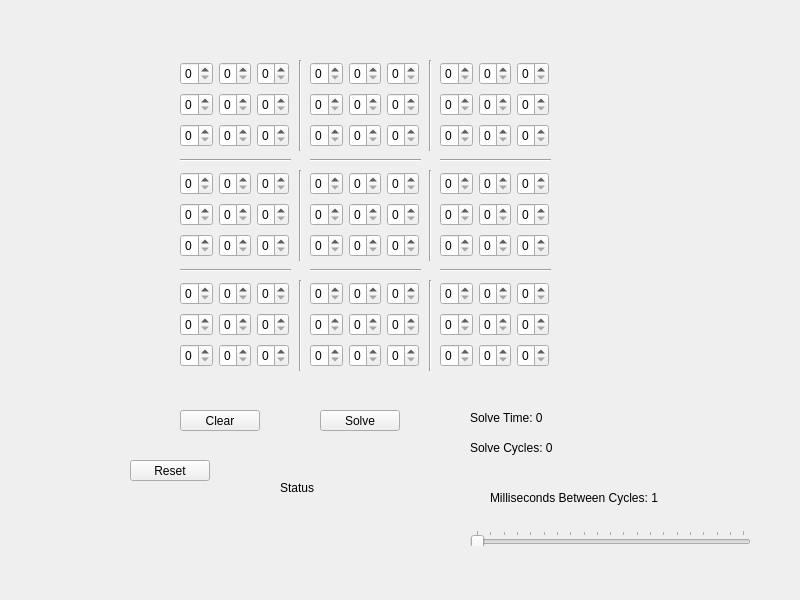
<?xml version="1.0" encoding="UTF-8"?>
<ui version="4.0">
 <class>SudokuSolver</class>
 <widget class="QWidget" name="SudokuSolver">
  <property name="geometry">
   <rect>
    <x>0</x>
    <y>0</y>
    <width>800</width>
    <height>600</height>
   </rect>
  </property>
  <property name="windowTitle">
   <string>SudokuSolver</string>
  </property>
  <widget class="QPushButton" name="solveButton">
   <property name="geometry">
    <rect>
     <x>320</x>
     <y>410</y>
     <width>80</width>
     <height>21</height>
    </rect>
   </property>
   <property name="text">
    <string>Solve</string>
   </property>
  </widget>
  <widget class="Line" name="line">
   <property name="geometry">
    <rect>
     <x>180</x>
     <y>150</y>
     <width>111</width>
     <height>20</height>
    </rect>
   </property>
   <property name="orientation">
    <enum>Qt::Horizontal</enum>
   </property>
  </widget>
  <widget class="Line" name="horizontalLine1">
   <property name="geometry">
    <rect>
     <x>290</x>
     <y>60</y>
     <width>20</width>
     <height>91</height>
    </rect>
   </property>
   <property name="orientation">
    <enum>Qt::Vertical</enum>
   </property>
  </widget>
  <widget class="QWidget" name="layoutWidget">
   <property name="geometry">
    <rect>
     <x>180</x>
     <y>60</y>
     <width>109</width>
     <height>89</height>
    </rect>
   </property>
   <layout class="QVBoxLayout" name="region00">
    <item>
     <layout class="QHBoxLayout" name="horizontalLayout">
      <item>
       <widget class="QSpinBox" name="cell00">
        <property name="enabled">
         <bool>true</bool>
        </property>
        <property name="maximum">
         <number>9</number>
        </property>
        <property name="value">
         <number>0</number>
        </property>
       </widget>
      </item>
      <item>
       <widget class="QSpinBox" name="cell10">
        <property name="enabled">
         <bool>true</bool>
        </property>
        <property name="maximum">
         <number>9</number>
        </property>
        <property name="value">
         <number>0</number>
        </property>
       </widget>
      </item>
      <item>
       <widget class="QSpinBox" name="cell20">
        <property name="enabled">
         <bool>true</bool>
        </property>
        <property name="maximum">
         <number>9</number>
        </property>
        <property name="value">
         <number>0</number>
        </property>
       </widget>
      </item>
     </layout>
    </item>
    <item>
     <layout class="QHBoxLayout" name="horizontalLayout_2">
      <item>
       <widget class="QSpinBox" name="cell01">
        <property name="enabled">
         <bool>true</bool>
        </property>
        <property name="maximum">
         <number>9</number>
        </property>
        <property name="value">
         <number>0</number>
        </property>
       </widget>
      </item>
      <item>
       <widget class="QSpinBox" name="cell11">
        <property name="enabled">
         <bool>true</bool>
        </property>
        <property name="maximum">
         <number>9</number>
        </property>
        <property name="value">
         <number>0</number>
        </property>
       </widget>
      </item>
      <item>
       <widget class="QSpinBox" name="cell21">
        <property name="enabled">
         <bool>true</bool>
        </property>
        <property name="maximum">
         <number>9</number>
        </property>
        <property name="value">
         <number>0</number>
        </property>
       </widget>
      </item>
     </layout>
    </item>
    <item>
     <layout class="QHBoxLayout" name="horizontalLayout_3">
      <item>
       <widget class="QSpinBox" name="cell02">
        <property name="enabled">
         <bool>true</bool>
        </property>
        <property name="maximum">
         <number>9</number>
        </property>
        <property name="value">
         <number>0</number>
        </property>
       </widget>
      </item>
      <item>
       <widget class="QSpinBox" name="cell12">
        <property name="enabled">
         <bool>true</bool>
        </property>
        <property name="maximum">
         <number>9</number>
        </property>
        <property name="value">
         <number>0</number>
        </property>
       </widget>
      </item>
      <item>
       <widget class="QSpinBox" name="cell22">
        <property name="enabled">
         <bool>true</bool>
        </property>
        <property name="maximum">
         <number>9</number>
        </property>
        <property name="value">
         <number>0</number>
        </property>
       </widget>
      </item>
     </layout>
    </item>
   </layout>
  </widget>
  <widget class="Line" name="horizontalLine1_2">
   <property name="geometry">
    <rect>
     <x>420</x>
     <y>60</y>
     <width>20</width>
     <height>91</height>
    </rect>
   </property>
   <property name="orientation">
    <enum>Qt::Vertical</enum>
   </property>
  </widget>
  <widget class="QWidget" name="layoutWidget_3">
   <property name="geometry">
    <rect>
     <x>310</x>
     <y>60</y>
     <width>109</width>
     <height>89</height>
    </rect>
   </property>
   <layout class="QVBoxLayout" name="region10">
    <item>
     <layout class="QHBoxLayout" name="horizontalLayout_4">
      <item>
       <widget class="QSpinBox" name="cell30">
        <property name="enabled">
         <bool>true</bool>
        </property>
        <property name="maximum">
         <number>9</number>
        </property>
        <property name="value">
         <number>0</number>
        </property>
       </widget>
      </item>
      <item>
       <widget class="QSpinBox" name="cell40">
        <property name="enabled">
         <bool>true</bool>
        </property>
        <property name="maximum">
         <number>9</number>
        </property>
        <property name="value">
         <number>0</number>
        </property>
       </widget>
      </item>
      <item>
       <widget class="QSpinBox" name="cell50">
        <property name="enabled">
         <bool>true</bool>
        </property>
        <property name="maximum">
         <number>9</number>
        </property>
        <property name="value">
         <number>0</number>
        </property>
       </widget>
      </item>
     </layout>
    </item>
    <item>
     <layout class="QHBoxLayout" name="horizontalLayout_5">
      <item>
       <widget class="QSpinBox" name="cell31">
        <property name="enabled">
         <bool>true</bool>
        </property>
        <property name="maximum">
         <number>9</number>
        </property>
        <property name="value">
         <number>0</number>
        </property>
       </widget>
      </item>
      <item>
       <widget class="QSpinBox" name="cell41">
        <property name="enabled">
         <bool>true</bool>
        </property>
        <property name="maximum">
         <number>9</number>
        </property>
        <property name="value">
         <number>0</number>
        </property>
       </widget>
      </item>
      <item>
       <widget class="QSpinBox" name="cell51">
        <property name="enabled">
         <bool>true</bool>
        </property>
        <property name="maximum">
         <number>9</number>
        </property>
        <property name="value">
         <number>0</number>
        </property>
       </widget>
      </item>
     </layout>
    </item>
    <item>
     <layout class="QHBoxLayout" name="horizontalLayout_6">
      <item>
       <widget class="QSpinBox" name="cell32">
        <property name="enabled">
         <bool>true</bool>
        </property>
        <property name="maximum">
         <number>9</number>
        </property>
        <property name="value">
         <number>0</number>
        </property>
       </widget>
      </item>
      <item>
       <widget class="QSpinBox" name="cell42">
        <property name="enabled">
         <bool>true</bool>
        </property>
        <property name="maximum">
         <number>9</number>
        </property>
        <property name="value">
         <number>0</number>
        </property>
       </widget>
      </item>
      <item>
       <widget class="QSpinBox" name="cell52">
        <property name="enabled">
         <bool>true</bool>
        </property>
        <property name="maximum">
         <number>9</number>
        </property>
        <property name="value">
         <number>0</number>
        </property>
       </widget>
      </item>
     </layout>
    </item>
   </layout>
  </widget>
  <widget class="QWidget" name="layoutWidget_4">
   <property name="geometry">
    <rect>
     <x>440</x>
     <y>60</y>
     <width>109</width>
     <height>89</height>
    </rect>
   </property>
   <layout class="QVBoxLayout" name="region20">
    <item>
     <layout class="QHBoxLayout" name="horizontalLayout_10">
      <item>
       <widget class="QSpinBox" name="cell60">
        <property name="enabled">
         <bool>true</bool>
        </property>
        <property name="maximum">
         <number>9</number>
        </property>
        <property name="value">
         <number>0</number>
        </property>
       </widget>
      </item>
      <item>
       <widget class="QSpinBox" name="cell70">
        <property name="enabled">
         <bool>true</bool>
        </property>
        <property name="maximum">
         <number>9</number>
        </property>
        <property name="value">
         <number>0</number>
        </property>
       </widget>
      </item>
      <item>
       <widget class="QSpinBox" name="cell80">
        <property name="enabled">
         <bool>true</bool>
        </property>
        <property name="maximum">
         <number>9</number>
        </property>
        <property name="value">
         <number>0</number>
        </property>
       </widget>
      </item>
     </layout>
    </item>
    <item>
     <layout class="QHBoxLayout" name="horizontalLayout_11">
      <item>
       <widget class="QSpinBox" name="cell61">
        <property name="enabled">
         <bool>true</bool>
        </property>
        <property name="maximum">
         <number>9</number>
        </property>
        <property name="value">
         <number>0</number>
        </property>
       </widget>
      </item>
      <item>
       <widget class="QSpinBox" name="cell71">
        <property name="enabled">
         <bool>true</bool>
        </property>
        <property name="maximum">
         <number>9</number>
        </property>
        <property name="value">
         <number>0</number>
        </property>
       </widget>
      </item>
      <item>
       <widget class="QSpinBox" name="cell81">
        <property name="enabled">
         <bool>true</bool>
        </property>
        <property name="maximum">
         <number>9</number>
        </property>
        <property name="value">
         <number>0</number>
        </property>
       </widget>
      </item>
     </layout>
    </item>
    <item>
     <layout class="QHBoxLayout" name="horizontalLayout_12">
      <item>
       <widget class="QSpinBox" name="cell62">
        <property name="enabled">
         <bool>true</bool>
        </property>
        <property name="maximum">
         <number>9</number>
        </property>
        <property name="value">
         <number>0</number>
        </property>
       </widget>
      </item>
      <item>
       <widget class="QSpinBox" name="cell72">
        <property name="enabled">
         <bool>true</bool>
        </property>
        <property name="maximum">
         <number>9</number>
        </property>
        <property name="value">
         <number>0</number>
        </property>
       </widget>
      </item>
      <item>
       <widget class="QSpinBox" name="cell82">
        <property name="enabled">
         <bool>true</bool>
        </property>
        <property name="maximum">
         <number>9</number>
        </property>
        <property name="value">
         <number>0</number>
        </property>
       </widget>
      </item>
     </layout>
    </item>
   </layout>
  </widget>
  <widget class="QWidget" name="layoutWidget_5">
   <property name="geometry">
    <rect>
     <x>180</x>
     <y>170</y>
     <width>109</width>
     <height>89</height>
    </rect>
   </property>
   <layout class="QVBoxLayout" name="region01">
    <item>
     <layout class="QHBoxLayout" name="horizontalLayout_13">
      <item>
       <widget class="QSpinBox" name="cell03">
        <property name="enabled">
         <bool>true</bool>
        </property>
        <property name="maximum">
         <number>9</number>
        </property>
        <property name="value">
         <number>0</number>
        </property>
       </widget>
      </item>
      <item>
       <widget class="QSpinBox" name="cell13">
        <property name="enabled">
         <bool>true</bool>
        </property>
        <property name="maximum">
         <number>9</number>
        </property>
        <property name="value">
         <number>0</number>
        </property>
       </widget>
      </item>
      <item>
       <widget class="QSpinBox" name="cell23">
        <property name="enabled">
         <bool>true</bool>
        </property>
        <property name="maximum">
         <number>9</number>
        </property>
        <property name="value">
         <number>0</number>
        </property>
       </widget>
      </item>
     </layout>
    </item>
    <item>
     <layout class="QHBoxLayout" name="horizontalLayout_14">
      <item>
       <widget class="QSpinBox" name="cell04">
        <property name="enabled">
         <bool>true</bool>
        </property>
        <property name="maximum">
         <number>9</number>
        </property>
        <property name="value">
         <number>0</number>
        </property>
       </widget>
      </item>
      <item>
       <widget class="QSpinBox" name="cell14">
        <property name="enabled">
         <bool>true</bool>
        </property>
        <property name="maximum">
         <number>9</number>
        </property>
        <property name="value">
         <number>0</number>
        </property>
       </widget>
      </item>
      <item>
       <widget class="QSpinBox" name="cell24">
        <property name="enabled">
         <bool>true</bool>
        </property>
        <property name="maximum">
         <number>9</number>
        </property>
        <property name="value">
         <number>0</number>
        </property>
       </widget>
      </item>
     </layout>
    </item>
    <item>
     <layout class="QHBoxLayout" name="horizontalLayout_15">
      <item>
       <widget class="QSpinBox" name="cell05">
        <property name="enabled">
         <bool>true</bool>
        </property>
        <property name="maximum">
         <number>9</number>
        </property>
        <property name="value">
         <number>0</number>
        </property>
       </widget>
      </item>
      <item>
       <widget class="QSpinBox" name="cell15">
        <property name="enabled">
         <bool>true</bool>
        </property>
        <property name="maximum">
         <number>9</number>
        </property>
        <property name="value">
         <number>0</number>
        </property>
       </widget>
      </item>
      <item>
       <widget class="QSpinBox" name="cell25">
        <property name="enabled">
         <bool>true</bool>
        </property>
        <property name="maximum">
         <number>9</number>
        </property>
        <property name="value">
         <number>0</number>
        </property>
       </widget>
      </item>
     </layout>
    </item>
   </layout>
  </widget>
  <widget class="QWidget" name="layoutWidget_6">
   <property name="geometry">
    <rect>
     <x>310</x>
     <y>170</y>
     <width>109</width>
     <height>89</height>
    </rect>
   </property>
   <layout class="QVBoxLayout" name="region11">
    <item>
     <layout class="QHBoxLayout" name="horizontalLayout_16">
      <item>
       <widget class="QSpinBox" name="cell33">
        <property name="enabled">
         <bool>true</bool>
        </property>
        <property name="maximum">
         <number>9</number>
        </property>
        <property name="value">
         <number>0</number>
        </property>
       </widget>
      </item>
      <item>
       <widget class="QSpinBox" name="cell43">
        <property name="enabled">
         <bool>true</bool>
        </property>
        <property name="maximum">
         <number>9</number>
        </property>
        <property name="value">
         <number>0</number>
        </property>
       </widget>
      </item>
      <item>
       <widget class="QSpinBox" name="cell53">
        <property name="enabled">
         <bool>true</bool>
        </property>
        <property name="maximum">
         <number>9</number>
        </property>
        <property name="value">
         <number>0</number>
        </property>
       </widget>
      </item>
     </layout>
    </item>
    <item>
     <layout class="QHBoxLayout" name="horizontalLayout_17">
      <item>
       <widget class="QSpinBox" name="cell34">
        <property name="enabled">
         <bool>true</bool>
        </property>
        <property name="maximum">
         <number>9</number>
        </property>
        <property name="value">
         <number>0</number>
        </property>
       </widget>
      </item>
      <item>
       <widget class="QSpinBox" name="cell44">
        <property name="enabled">
         <bool>true</bool>
        </property>
        <property name="maximum">
         <number>9</number>
        </property>
        <property name="value">
         <number>0</number>
        </property>
       </widget>
      </item>
      <item>
       <widget class="QSpinBox" name="cell54">
        <property name="enabled">
         <bool>true</bool>
        </property>
        <property name="maximum">
         <number>9</number>
        </property>
        <property name="value">
         <number>0</number>
        </property>
       </widget>
      </item>
     </layout>
    </item>
    <item>
     <layout class="QHBoxLayout" name="horizontalLayout_18">
      <item>
       <widget class="QSpinBox" name="cell35">
        <property name="enabled">
         <bool>true</bool>
        </property>
        <property name="maximum">
         <number>9</number>
        </property>
        <property name="value">
         <number>0</number>
        </property>
       </widget>
      </item>
      <item>
       <widget class="QSpinBox" name="cell45">
        <property name="enabled">
         <bool>true</bool>
        </property>
        <property name="maximum">
         <number>9</number>
        </property>
        <property name="value">
         <number>0</number>
        </property>
       </widget>
      </item>
      <item>
       <widget class="QSpinBox" name="cell55">
        <property name="enabled">
         <bool>true</bool>
        </property>
        <property name="maximum">
         <number>9</number>
        </property>
        <property name="value">
         <number>0</number>
        </property>
       </widget>
      </item>
     </layout>
    </item>
   </layout>
  </widget>
  <widget class="QWidget" name="layoutWidget_7">
   <property name="geometry">
    <rect>
     <x>440</x>
     <y>170</y>
     <width>109</width>
     <height>89</height>
    </rect>
   </property>
   <layout class="QVBoxLayout" name="region21">
    <item>
     <layout class="QHBoxLayout" name="horizontalLayout_19">
      <item>
       <widget class="QSpinBox" name="cell63">
        <property name="enabled">
         <bool>true</bool>
        </property>
        <property name="maximum">
         <number>9</number>
        </property>
        <property name="value">
         <number>0</number>
        </property>
       </widget>
      </item>
      <item>
       <widget class="QSpinBox" name="cell73">
        <property name="enabled">
         <bool>true</bool>
        </property>
        <property name="maximum">
         <number>9</number>
        </property>
        <property name="value">
         <number>0</number>
        </property>
       </widget>
      </item>
      <item>
       <widget class="QSpinBox" name="cell83">
        <property name="enabled">
         <bool>true</bool>
        </property>
        <property name="maximum">
         <number>9</number>
        </property>
        <property name="value">
         <number>0</number>
        </property>
       </widget>
      </item>
     </layout>
    </item>
    <item>
     <layout class="QHBoxLayout" name="horizontalLayout_20">
      <item>
       <widget class="QSpinBox" name="cell64">
        <property name="enabled">
         <bool>true</bool>
        </property>
        <property name="maximum">
         <number>9</number>
        </property>
        <property name="value">
         <number>0</number>
        </property>
       </widget>
      </item>
      <item>
       <widget class="QSpinBox" name="cell74">
        <property name="enabled">
         <bool>true</bool>
        </property>
        <property name="maximum">
         <number>9</number>
        </property>
        <property name="value">
         <number>0</number>
        </property>
       </widget>
      </item>
      <item>
       <widget class="QSpinBox" name="cell84">
        <property name="enabled">
         <bool>true</bool>
        </property>
        <property name="maximum">
         <number>9</number>
        </property>
        <property name="value">
         <number>0</number>
        </property>
       </widget>
      </item>
     </layout>
    </item>
    <item>
     <layout class="QHBoxLayout" name="horizontalLayout_21">
      <item>
       <widget class="QSpinBox" name="cell65">
        <property name="enabled">
         <bool>true</bool>
        </property>
        <property name="maximum">
         <number>9</number>
        </property>
        <property name="value">
         <number>0</number>
        </property>
       </widget>
      </item>
      <item>
       <widget class="QSpinBox" name="cell75">
        <property name="enabled">
         <bool>true</bool>
        </property>
        <property name="maximum">
         <number>9</number>
        </property>
        <property name="value">
         <number>0</number>
        </property>
       </widget>
      </item>
      <item>
       <widget class="QSpinBox" name="cell85">
        <property name="enabled">
         <bool>true</bool>
        </property>
        <property name="maximum">
         <number>9</number>
        </property>
        <property name="value">
         <number>0</number>
        </property>
       </widget>
      </item>
     </layout>
    </item>
   </layout>
  </widget>
  <widget class="QWidget" name="layoutWidget_8">
   <property name="geometry">
    <rect>
     <x>180</x>
     <y>280</y>
     <width>109</width>
     <height>89</height>
    </rect>
   </property>
   <layout class="QVBoxLayout" name="region02">
    <item>
     <layout class="QHBoxLayout" name="horizontalLayout_22">
      <item>
       <widget class="QSpinBox" name="cell06">
        <property name="enabled">
         <bool>true</bool>
        </property>
        <property name="maximum">
         <number>9</number>
        </property>
        <property name="value">
         <number>0</number>
        </property>
       </widget>
      </item>
      <item>
       <widget class="QSpinBox" name="cell16">
        <property name="enabled">
         <bool>true</bool>
        </property>
        <property name="maximum">
         <number>9</number>
        </property>
        <property name="value">
         <number>0</number>
        </property>
       </widget>
      </item>
      <item>
       <widget class="QSpinBox" name="cell26">
        <property name="enabled">
         <bool>true</bool>
        </property>
        <property name="maximum">
         <number>9</number>
        </property>
        <property name="value">
         <number>0</number>
        </property>
       </widget>
      </item>
     </layout>
    </item>
    <item>
     <layout class="QHBoxLayout" name="horizontalLayout_23">
      <item>
       <widget class="QSpinBox" name="cell07">
        <property name="enabled">
         <bool>true</bool>
        </property>
        <property name="maximum">
         <number>9</number>
        </property>
        <property name="value">
         <number>0</number>
        </property>
       </widget>
      </item>
      <item>
       <widget class="QSpinBox" name="cell17">
        <property name="enabled">
         <bool>true</bool>
        </property>
        <property name="maximum">
         <number>9</number>
        </property>
        <property name="value">
         <number>0</number>
        </property>
       </widget>
      </item>
      <item>
       <widget class="QSpinBox" name="cell27">
        <property name="enabled">
         <bool>true</bool>
        </property>
        <property name="maximum">
         <number>9</number>
        </property>
        <property name="value">
         <number>0</number>
        </property>
       </widget>
      </item>
     </layout>
    </item>
    <item>
     <layout class="QHBoxLayout" name="horizontalLayout_24">
      <item>
       <widget class="QSpinBox" name="cell08">
        <property name="enabled">
         <bool>true</bool>
        </property>
        <property name="maximum">
         <number>9</number>
        </property>
        <property name="value">
         <number>0</number>
        </property>
       </widget>
      </item>
      <item>
       <widget class="QSpinBox" name="cell18">
        <property name="enabled">
         <bool>true</bool>
        </property>
        <property name="maximum">
         <number>9</number>
        </property>
        <property name="value">
         <number>0</number>
        </property>
       </widget>
      </item>
      <item>
       <widget class="QSpinBox" name="cell28">
        <property name="enabled">
         <bool>true</bool>
        </property>
        <property name="maximum">
         <number>9</number>
        </property>
        <property name="value">
         <number>0</number>
        </property>
       </widget>
      </item>
     </layout>
    </item>
   </layout>
  </widget>
  <widget class="QWidget" name="layoutWidget_9">
   <property name="geometry">
    <rect>
     <x>310</x>
     <y>280</y>
     <width>109</width>
     <height>89</height>
    </rect>
   </property>
   <layout class="QVBoxLayout" name="region12">
    <item>
     <layout class="QHBoxLayout" name="horizontalLayout_25">
      <item>
       <widget class="QSpinBox" name="cell36">
        <property name="enabled">
         <bool>true</bool>
        </property>
        <property name="maximum">
         <number>9</number>
        </property>
        <property name="value">
         <number>0</number>
        </property>
       </widget>
      </item>
      <item>
       <widget class="QSpinBox" name="cell46">
        <property name="enabled">
         <bool>true</bool>
        </property>
        <property name="maximum">
         <number>9</number>
        </property>
        <property name="value">
         <number>0</number>
        </property>
       </widget>
      </item>
      <item>
       <widget class="QSpinBox" name="cell56">
        <property name="enabled">
         <bool>true</bool>
        </property>
        <property name="maximum">
         <number>9</number>
        </property>
        <property name="value">
         <number>0</number>
        </property>
       </widget>
      </item>
     </layout>
    </item>
    <item>
     <layout class="QHBoxLayout" name="horizontalLayout_26">
      <item>
       <widget class="QSpinBox" name="cell37">
        <property name="enabled">
         <bool>true</bool>
        </property>
        <property name="maximum">
         <number>9</number>
        </property>
        <property name="value">
         <number>0</number>
        </property>
       </widget>
      </item>
      <item>
       <widget class="QSpinBox" name="cell47">
        <property name="enabled">
         <bool>true</bool>
        </property>
        <property name="maximum">
         <number>9</number>
        </property>
        <property name="value">
         <number>0</number>
        </property>
       </widget>
      </item>
      <item>
       <widget class="QSpinBox" name="cell57">
        <property name="enabled">
         <bool>true</bool>
        </property>
        <property name="maximum">
         <number>9</number>
        </property>
        <property name="value">
         <number>0</number>
        </property>
       </widget>
      </item>
     </layout>
    </item>
    <item>
     <layout class="QHBoxLayout" name="horizontalLayout_27">
      <item>
       <widget class="QSpinBox" name="cell38">
        <property name="enabled">
         <bool>true</bool>
        </property>
        <property name="maximum">
         <number>9</number>
        </property>
        <property name="value">
         <number>0</number>
        </property>
       </widget>
      </item>
      <item>
       <widget class="QSpinBox" name="cell48">
        <property name="enabled">
         <bool>true</bool>
        </property>
        <property name="maximum">
         <number>9</number>
        </property>
        <property name="value">
         <number>0</number>
        </property>
       </widget>
      </item>
      <item>
       <widget class="QSpinBox" name="cell58">
        <property name="enabled">
         <bool>true</bool>
        </property>
        <property name="maximum">
         <number>9</number>
        </property>
        <property name="value">
         <number>0</number>
        </property>
       </widget>
      </item>
     </layout>
    </item>
   </layout>
  </widget>
  <widget class="QWidget" name="layoutWidget_10">
   <property name="geometry">
    <rect>
     <x>440</x>
     <y>280</y>
     <width>109</width>
     <height>89</height>
    </rect>
   </property>
   <layout class="QVBoxLayout" name="region22">
    <item>
     <layout class="QHBoxLayout" name="horizontalLayout_28">
      <item>
       <widget class="QSpinBox" name="cell66">
        <property name="enabled">
         <bool>true</bool>
        </property>
        <property name="maximum">
         <number>9</number>
        </property>
        <property name="value">
         <number>0</number>
        </property>
       </widget>
      </item>
      <item>
       <widget class="QSpinBox" name="cell76">
        <property name="enabled">
         <bool>true</bool>
        </property>
        <property name="maximum">
         <number>9</number>
        </property>
        <property name="value">
         <number>0</number>
        </property>
       </widget>
      </item>
      <item>
       <widget class="QSpinBox" name="cell86">
        <property name="enabled">
         <bool>true</bool>
        </property>
        <property name="maximum">
         <number>9</number>
        </property>
        <property name="value">
         <number>0</number>
        </property>
       </widget>
      </item>
     </layout>
    </item>
    <item>
     <layout class="QHBoxLayout" name="horizontalLayout_29">
      <item>
       <widget class="QSpinBox" name="cell67">
        <property name="enabled">
         <bool>true</bool>
        </property>
        <property name="maximum">
         <number>9</number>
        </property>
        <property name="value">
         <number>0</number>
        </property>
       </widget>
      </item>
      <item>
       <widget class="QSpinBox" name="cell77">
        <property name="enabled">
         <bool>true</bool>
        </property>
        <property name="maximum">
         <number>9</number>
        </property>
        <property name="value">
         <number>0</number>
        </property>
       </widget>
      </item>
      <item>
       <widget class="QSpinBox" name="cell87">
        <property name="enabled">
         <bool>true</bool>
        </property>
        <property name="maximum">
         <number>9</number>
        </property>
        <property name="value">
         <number>0</number>
        </property>
       </widget>
      </item>
     </layout>
    </item>
    <item>
     <layout class="QHBoxLayout" name="horizontalLayout_30">
      <item>
       <widget class="QSpinBox" name="cell68">
        <property name="enabled">
         <bool>true</bool>
        </property>
        <property name="maximum">
         <number>9</number>
        </property>
        <property name="value">
         <number>0</number>
        </property>
       </widget>
      </item>
      <item>
       <widget class="QSpinBox" name="cell78">
        <property name="enabled">
         <bool>true</bool>
        </property>
        <property name="maximum">
         <number>9</number>
        </property>
        <property name="value">
         <number>0</number>
        </property>
       </widget>
      </item>
      <item>
       <widget class="QSpinBox" name="cell88">
        <property name="enabled">
         <bool>true</bool>
        </property>
        <property name="maximum">
         <number>9</number>
        </property>
        <property name="value">
         <number>0</number>
        </property>
       </widget>
      </item>
     </layout>
    </item>
   </layout>
  </widget>
  <widget class="Line" name="horizontalLine1_3">
   <property name="geometry">
    <rect>
     <x>290</x>
     <y>170</y>
     <width>20</width>
     <height>91</height>
    </rect>
   </property>
   <property name="orientation">
    <enum>Qt::Vertical</enum>
   </property>
  </widget>
  <widget class="Line" name="horizontalLine1_4">
   <property name="geometry">
    <rect>
     <x>420</x>
     <y>170</y>
     <width>20</width>
     <height>91</height>
    </rect>
   </property>
   <property name="orientation">
    <enum>Qt::Vertical</enum>
   </property>
  </widget>
  <widget class="Line" name="horizontalLine1_5">
   <property name="geometry">
    <rect>
     <x>420</x>
     <y>280</y>
     <width>20</width>
     <height>91</height>
    </rect>
   </property>
   <property name="orientation">
    <enum>Qt::Vertical</enum>
   </property>
  </widget>
  <widget class="Line" name="horizontalLine1_6">
   <property name="geometry">
    <rect>
     <x>290</x>
     <y>280</y>
     <width>20</width>
     <height>91</height>
    </rect>
   </property>
   <property name="orientation">
    <enum>Qt::Vertical</enum>
   </property>
  </widget>
  <widget class="Line" name="line_2">
   <property name="geometry">
    <rect>
     <x>310</x>
     <y>150</y>
     <width>111</width>
     <height>20</height>
    </rect>
   </property>
   <property name="orientation">
    <enum>Qt::Horizontal</enum>
   </property>
  </widget>
  <widget class="Line" name="line_3">
   <property name="geometry">
    <rect>
     <x>440</x>
     <y>150</y>
     <width>111</width>
     <height>20</height>
    </rect>
   </property>
   <property name="orientation">
    <enum>Qt::Horizontal</enum>
   </property>
  </widget>
  <widget class="Line" name="line_4">
   <property name="geometry">
    <rect>
     <x>440</x>
     <y>260</y>
     <width>111</width>
     <height>20</height>
    </rect>
   </property>
   <property name="orientation">
    <enum>Qt::Horizontal</enum>
   </property>
  </widget>
  <widget class="Line" name="line_5">
   <property name="geometry">
    <rect>
     <x>310</x>
     <y>260</y>
     <width>111</width>
     <height>20</height>
    </rect>
   </property>
   <property name="orientation">
    <enum>Qt::Horizontal</enum>
   </property>
  </widget>
  <widget class="Line" name="line_6">
   <property name="geometry">
    <rect>
     <x>180</x>
     <y>260</y>
     <width>111</width>
     <height>20</height>
    </rect>
   </property>
   <property name="orientation">
    <enum>Qt::Horizontal</enum>
   </property>
  </widget>
  <widget class="QLabel" name="solveTimeLabel">
   <property name="geometry">
    <rect>
     <x>470</x>
     <y>410</y>
     <width>221</width>
     <height>16</height>
    </rect>
   </property>
   <property name="text">
    <string>Solve Time: 0</string>
   </property>
  </widget>
  <widget class="QLabel" name="solveCyclesLabel">
   <property name="geometry">
    <rect>
     <x>470</x>
     <y>440</y>
     <width>221</width>
     <height>16</height>
    </rect>
   </property>
   <property name="text">
    <string>Solve Cycles: 0</string>
   </property>
  </widget>
  <widget class="QLabel" name="generalLabel">
   <property name="geometry">
    <rect>
     <x>280</x>
     <y>480</y>
     <width>301</width>
     <height>16</height>
    </rect>
   </property>
   <property name="text">
    <string>Status</string>
   </property>
  </widget>
  <widget class="QPushButton" name="clearButton">
   <property name="geometry">
    <rect>
     <x>180</x>
     <y>410</y>
     <width>80</width>
     <height>21</height>
    </rect>
   </property>
   <property name="text">
    <string>Clear</string>
   </property>
  </widget>
  <widget class="QPushButton" name="resetButton">
   <property name="geometry">
    <rect>
     <x>130</x>
     <y>460</y>
     <width>80</width>
     <height>21</height>
    </rect>
   </property>
   <property name="text">
    <string>Reset</string>
   </property>
  </widget>
  <widget class="QSlider" name="cycleIntervalSlider">
   <property name="geometry">
    <rect>
     <x>470</x>
     <y>530</y>
     <width>281</width>
     <height>16</height>
    </rect>
   </property>
   <property name="minimum">
    <number>1</number>
   </property>
   <property name="maximum">
    <number>1000</number>
   </property>
   <property name="singleStep">
    <number>50</number>
   </property>
   <property name="pageStep">
    <number>50</number>
   </property>
   <property name="orientation">
    <enum>Qt::Horizontal</enum>
   </property>
   <property name="tickPosition">
    <enum>QSlider::TicksAbove</enum>
   </property>
   <property name="tickInterval">
    <number>50</number>
   </property>
  </widget>
  <widget class="QLabel" name="cycleIntervalLabel">
   <property name="geometry">
    <rect>
     <x>490</x>
     <y>490</y>
     <width>171</width>
     <height>16</height>
    </rect>
   </property>
   <property name="text">
    <string>Milliseconds Between Cycles: 1</string>
   </property>
   <property name="wordWrap">
    <bool>true</bool>
   </property>
  </widget>
 </widget>
 <resources/>
 <connections/>
</ui>
